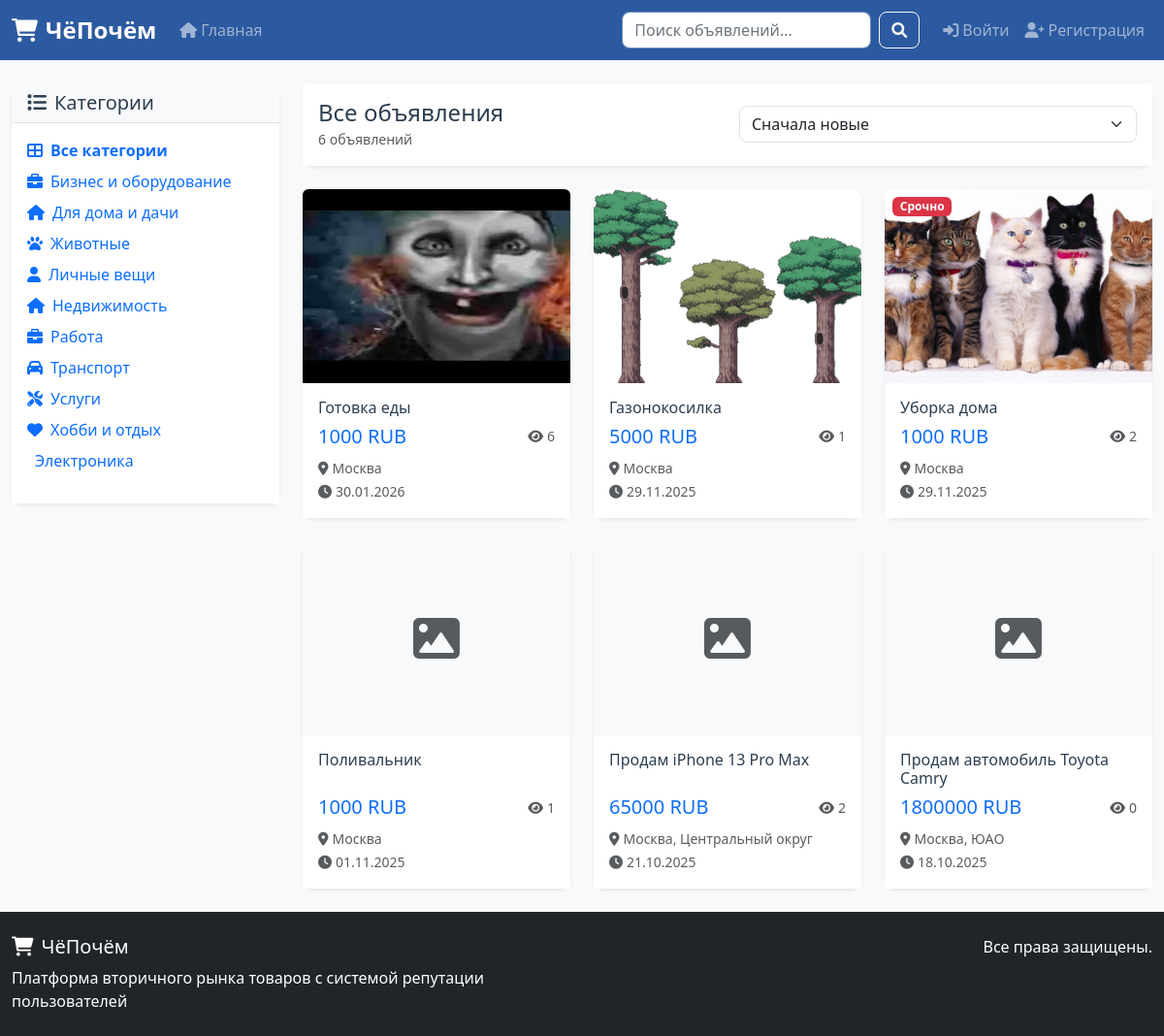
Before: / with the older database file.
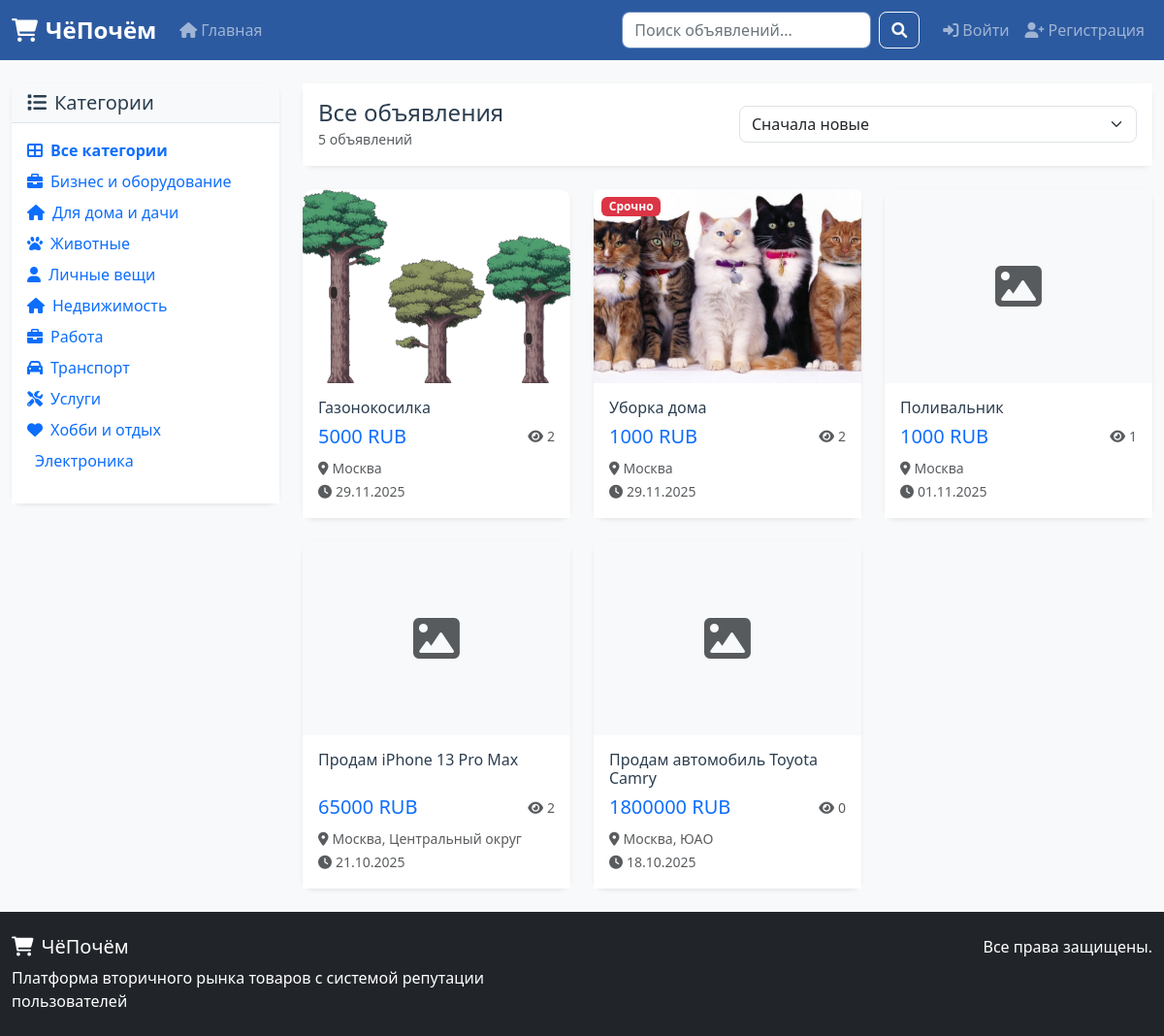
After: the same page with the newer database file.
### chepochem_app/models.py (models this page shows, shortened)
class Category(models.Model):
    name = models.CharField(max_length=100, verbose_name="Название")
    slug = models.SlugField(max_length=100, unique=True, verbose_name="Слаг")
    description = models.TextField(blank=True, verbose_name="Описание")
    icon = models.CharField(max_length=50, blank=True, verbose_name="Иконка")
    parent = models.ForeignKey('self', on_delete=models.CASCADE, blank=True, null=True, verbose_name="Родительская категория")
    is_active = models.BooleanField(default=True, verbose_name="Активна")
    sort_order = models.IntegerField(default=0, verbose_name="Порядок сортировки")
    created_at = models.DateTimeField(default=timezone.now, verbose_name="Дата создания")
    class Meta:
        verbose_name = "Категория"
        verbose_name_plural = "Категории"
        ordering = ['sort_order', 'name']

class Listing(models.Model):
    STATUS_CHOICES = [
        ('draft', 'Черновик'),
        ('pending', 'На модерации'),
        ('active', 'Активно'),
        ('paused', 'Приостановлено'),
        ('sold', 'Продано'),
        ('rejected', 'Отклонено'),
        ('expired', 'Истекло'),
    ]
    CONDITION_CHOICES = [
        ('new', 'Новое'),
        ('used', 'Б/у'),
        ('broken', 'Неисправное'),
        ('excellent', 'Отличное'),
    ]
    CURRENCY_CHOICES = [
        ('RUB', '₽ RUB (Российский рубль)'),
        ('USD', '$ USD (Доллар США)'),
        ('EUR', '€ EUR (Евро)'),
        ('KZT', '₸ KZT (Тенге)'),
        ('BYN', 'Br BYN (Белорусский рубль)'),
        ('UAH', '₴ UAH (Гривна)'),
    ]
    user = models.ForeignKey(User, on_delete=models.CASCADE, verbose_name="Пользователь")
    category = models.ForeignKey(Category, on_delete=models.CASCADE, verbose_name="Категория")
    title = models.CharField(max_length=255, verbose_name="Заголовок")
    description = models.TextField(verbose_name="Описание")
    price = models.DecimalField(max_digits=12, decimal_places=2, verbose_name="Цена")
    currency = models.CharField(max_length=3, choices=CURRENCY_CHOICES, default='RUB', verbose_name="Валюта")
    condition = models.CharField(max_length=20, choices=CONDITION_CHOICES, default='used', verbose_name="Состояние")
    status = models.CharField(max_length=20, choices=STATUS_CHOICES, default='draft', verbose_name="Статус")
    location = models.CharField(max_length=255, verbose_name="Местоположение")
    latitude = models.DecimalField(max_digits=10, decimal_places=8, blank=True, null=True, verbose_name="Широта")
    longitude = models.DecimalField(max_digits=11, decimal_places=8, blank=True, null=True, verbose_name="Долгота")
    is_negotiable = models.BooleanField(default=True, verbose_name="Торгуется")
    is_urgent = models.BooleanField(default=False, verbose_name="Срочное")
    views_count = models.IntegerField(default=0, verbose_name="Количество просмотров")
    favorites_count = models.IntegerField(default=0, verbose_name="Количество избранных")
    created_at = models.DateTimeField(default=timezone.now, verbose_name="Дата создания")
    updated_at = models.DateTimeField(default=timezone.now, verbose_name="Дата обновления")
    published_at = models.DateTimeField(blank=True, null=True, verbose_name="Дата публикации")
    expires_at = models.DateTimeField(blank=True, null=True, verbose_name="Дата истечения")
    class Meta:
        verbose_name = "Объявление"
        verbose_name_plural = "Объявления"
        ordering = ['-created_at']

class ListingImage(models.Model):
    listing = models.ForeignKey(Listing, on_delete=models.CASCADE, verbose_name="Объявление")
    image = models.ImageField(upload_to='listings/', verbose_name="Изображение")
    thumbnail = models.ImageField(upload_to='listings/thumbnails/', blank=True, null=True, verbose_name="Миниатюра")
    alt_text = models.CharField(max_length=255, blank=True, verbose_name="Альтернативный текст")
    sort_order = models.IntegerField(default=0, verbose_name="Порядок сортировки")
    is_primary = models.BooleanField(default=False, verbose_name="Основное")
    created_at = models.DateTimeField(default=timezone.now, verbose_name="Дата создания")
    class Meta:
        verbose_name = "Изображение объявления"
        verbose_name_plural = "Изображения объявлений"
        ordering = ['sort_order']

### chepochem_app/views.py (the view)
# urls.py: path('', views.home, name='home'),
def home(request):
    listings = Listing.objects.filter(status='active').select_related('user', 'category').prefetch_related('listingimage_set')
    category_id = request.GET.get('category')
    if category_id:
        listings = listings.filter(category_id=category_id)
    search_query = request.GET.get('search')
    if search_query:
        listings = listings.filter(
            Q(title__icontains=search_query) |
            Q(description__icontains=search_query) |
            Q(location__icontains=search_query)
        )
    sort_by = request.GET.get('sort', 'newest')
    if sort_by == 'price_low':
        listings = listings.order_by('price')
    elif sort_by == 'price_high':
        listings = listings.order_by('-price')
    elif sort_by == 'popular':
        listings = listings.order_by('-views_count')
    else:
        listings = listings.order_by('-created_at')
    paginator = Paginator(listings, 12)
    page_number = request.GET.get('page')
    page_obj = paginator.get_page(page_number)
    categories = Category.objects.filter(is_active=True, parent=None)
    favorited_listing_ids = set()
    if request.user.is_authenticated:
        favorited_listing_ids = set(
            UserFavorite.objects.filter(user=request.user)
            .values_list('listing_id', flat=True)
        )
    context = {
        'page_obj': page_obj,
        'categories': categories,
        'selected_category': category_id,
        'search_query': search_query,
        'sort_by': sort_by,
        'favorited_listing_ids': favorited_listing_ids,
    }
    return render(request, 'chepochem_app/home.html', context)

### templates/chepochem_app/home.html (shortened to what the changed rows need)
{% extends 'chepochem_app/base.html' %}
{% load static %}
{% block content %}
<div class="row">
    <div class="col-md-3">
        <div class="card">
            <div class="card-body">
                <ul class="list-unstyled">
                    {% for category in categories %}
                        <li class="mb-2">
                            <a href="{% url 'home' %}?category={{ category.id }}"
                               class="text-decoration-none {% if selected_category == category.id|stringformat:'s' %}fw-bold{% endif %}">
                                <i class="fas fa-{{ category.icon }} me-2"></i>{{ category.name }}
                            </a>
                        </li>
                    {% endfor %}
                </ul>
            </div>
        </div>
    </div>
    <div class="col-md-9">
        <div class="card mb-4">
            <div class="card-body">
                <div class="row align-items-center">
                    <div class="col-md-6">
                        <h4 class="mb-0 text-dark">
                            {% if selected_category %}
                                {% for category in categories %}
                                    {% if selected_category == category.id|stringformat:'s' %}
                                        {{ category.name }}
                                    {% endif %}
                                {% endfor %}
                            {% else %}
                                Все объявления
                            {% endif %}
                        </h4>
                        <small class="text-muted">{{ page_obj.paginator.count }} объявлений</small>
                    </div>
                </div>
            </div>
        </div>
        {% if page_obj %}
            <div class="row">
                {% for listing in page_obj %}
                    <div class="col-lg-4 col-md-6 mb-4">
                        <div class="card h-100 listing-card" style="cursor: pointer;" onclick="window.location.href='{% url 'listing_detail' listing.id %}'">
                            <div class="position-relative">
                                {% if listing.listingimage_set.first %}
                                    <img src="{{ listing.listingimage_set.first.image.url }}"
                                         class="card-img-top listing-image"
                                         alt="{{ listing.title }}">
                                {% else %}
                                    <div class="card-img-top listing-image bg-light d-flex align-items-center justify-content-center">
                                        <i class="fas fa-image fa-3x text-muted"></i>
                                    </div>
                                {% endif %}
                                {% if listing.is_urgent %}
                                    <span class="badge bg-danger position-absolute top-0 start-0 m-2">Срочно</span>
                                {% endif %}
                            </div>
                            <div class="card-body d-flex flex-column">
                                <h6 class="card-title">
                                    <a href="{% url 'listing_detail' listing.id %}" class="text-decoration-none text-dark" onclick="event.stopPropagation();">
                                        {{ listing.title|truncatechars:50 }}
                                    </a>
                                </h6>
                                <div class="mt-auto">
                                    <div class="d-flex justify-content-between align-items-center">
                                        <span class="h5 text-primary mb-0">
                                            {{ listing.price|floatformat:0 }} {{ listing.currency }}
                                        </span>
                                        <small class="text-muted">
                                            <i class="fas fa-eye me-1"></i>{{ listing.views_count }}
                                        </small>
                                    </div>
                                    <div class="mt-2">
                                        <small class="text-muted">
                                            <i class="fas fa-map-marker-alt me-1"></i>{{ listing.location }}
                                        </small>
                                        <br>
                                        <small class="text-muted">
                                            <i class="fas fa-clock me-1"></i>{{ listing.created_at|date:"d.m.Y" }}
                                        </small>
                                    </div>
                                </div>
                            </div>
                        </div>
                    </div>
                {% endfor %}
            </div>
        {% else %}
            <div class="text-center py-5">
                <i class="fas fa-search fa-3x text-muted mb-3"></i>
                <h4 class="text-dark">Объявления не найдены</h4>
                <p class="text-muted">Попробуйте изменить параметры поиска или выбрать другую категорию</p>
            </div>
        {% endif %}
    </div>
</div>
{% endblock %}

Changed rows visible on the page:
no longer on this page (row edited): Listing: listingimage_set.first.image (placeholder picture), title "Готовка еды", price "1000", currency "RUB", views_count "6", location "Москва", created_at "30.01.2026"
changed Listing "Газонокосилка": views_count "1" → "2"
Other visible differences:
{{ page_obj.paginator.count }}: "6" → "5"
